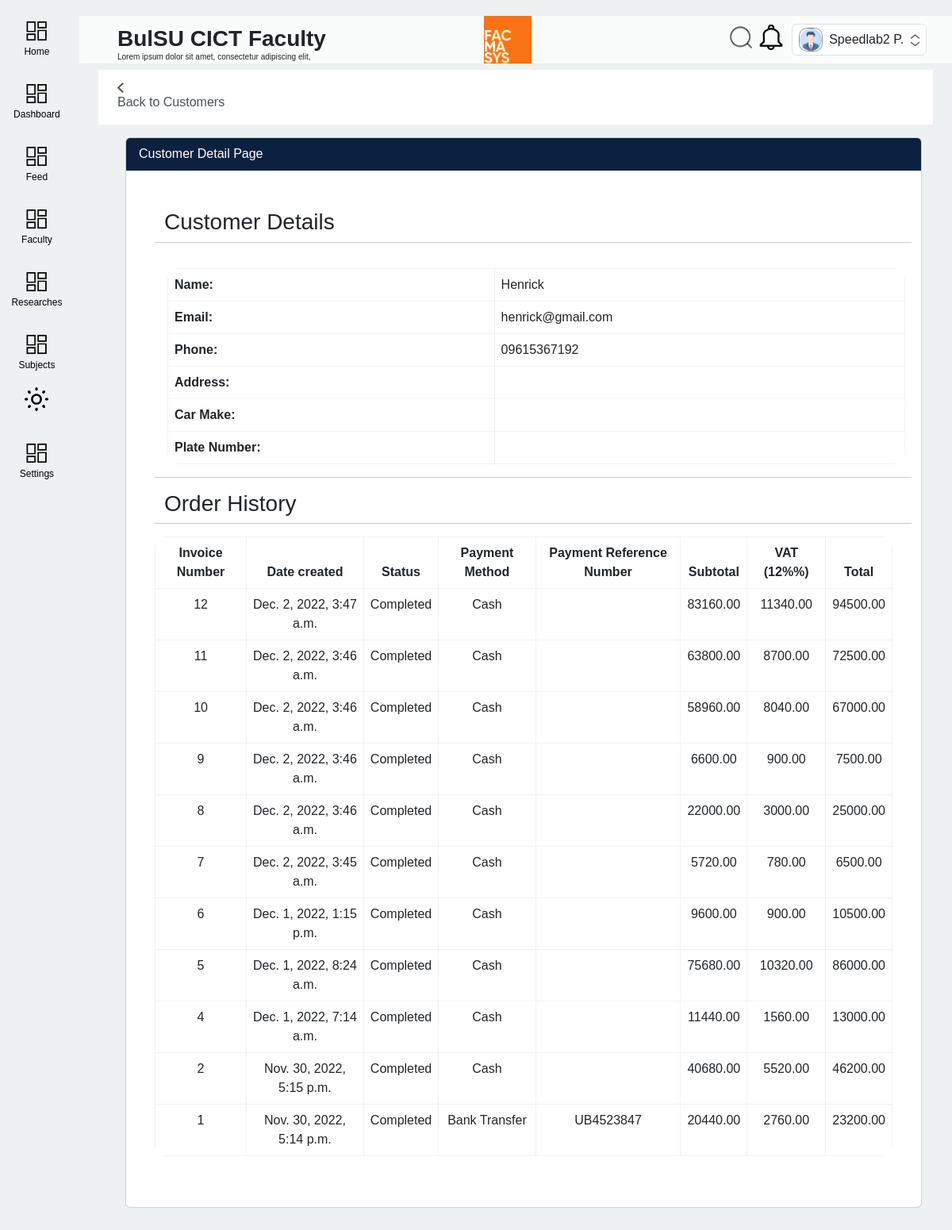
The page /user/customer/detail/1/ (signed in) on the database its author committed.
### user/models.py (models this page shows, shortened)
class Profile(models.Model):
    ROLES = (
        ('faculty', 'Faculty'),
        ('depthead', 'Department Head'),
        ('researchcoor', 'Research Coordinator'),
        ('extensioncoor', 'Extension Coordinator')
    )
    user = models.OneToOneField(User, on_delete=models.CASCADE, null=True)
    image = models.ImageField(default='profile_icon.png', upload_to='Profile_Images')
    age = models.IntegerField(null=True,blank=True)
    user_role = models.CharField(max_length=30, choices=ROLES, default='faculty')
    address =  models.CharField(max_length=200, null=True, blank=True)
    city_of_residence = models.CharField(max_length=100, null=True,blank=True)
    phone = models.CharField(max_length=13, null=True,blank=True)

class Customer(models.Model):
    name = models.CharField(max_length=100, null=True)
    email = models.EmailField(max_length=254, null=True, unique=True)
    contact = models.CharField(max_length=15, null=True)
    address = models.CharField(max_length=255, null=True, blank=True)
    car_make = models.CharField(max_length=100, null=True, blank=True)
    plate_no = models.CharField(max_length=10, null=True, blank=True)

### sales/models.py (models this page shows, shortened)
class Order(models.Model):
    PAYMENT_METHODS = (
    ("Cash", "Cash"),
    ("Bank Transfer", "Bank Transfer"),
    ("Credit/Debit", "Credit/Debit"),
    )
    invoice_number = models.CharField(max_length=20)
    date_created = models.DateTimeField(default=timezone.now)
    staff = models.ForeignKey(User, on_delete=models.CASCADE, null=True)
    customer = models.ForeignKey(Customer, on_delete=models.CASCADE, null=True)
    products = models.ManyToManyField(OrderProduct)
    services = models.ManyToManyField(OrderService)
    subtotal = models.DecimalField(default=0, max_digits=12, decimal_places=2, validators=[MinValueValidator(Decimal('0.01'))], null=True)
    vat = models.DecimalField(default=0, max_digits=12, decimal_places=2, validators=[MinValueValidator(Decimal('0.01'))], null=True)
    total = models.DecimalField(default=0, max_digits=12, decimal_places=2, validators=[MinValueValidator(Decimal('0.01'))], null=True)
    pay_method = models.CharField(max_length=20, choices=PAYMENT_METHODS, default="Cash",blank=False)
    pay_id = models.CharField(max_length=20, blank=True, null=True)
    status = models.CharField(default="Completed",max_length=20, null=True)
    class Meta:
        ordering = ('-date_created',)

### user/views.py (the view)
# urls.py: path('customer/detail/<int:pk>/',views.customer_detail, name='sales-customer-detail'),
def customer_detail(request, pk):
    customer = Customer.objects.get(id=pk)
    context = {
        'label':'Accounts',
        'customer': customer,
        'orders': Order.objects.filter(customer=customer),
        'notifications':Notifications.objects.filter(user=request.user),
    }
    return render(request, 'user/customer_detail.html', context)

### templates/user/customer_detail.html (shortened to what this page needs)
{% extends 'partials/base.html' %}
{% load static %}
{% block content %}
<div style="margin-top: 64px;">
    <nav class="navbar navbar-expand-sm navbar-light bg-white mb-2">
        <div class="mx-3" id="navbarSupportedContent">
        <ul class="navbar-nav mr-auto">
            <li class="nav-item">
            <a class="nav-link" href="{% url 'dashboard-customer' %}"> <img src="{% static 'images/icon_back_btn.png' %}" style="width:13px; height:13px;" alt="Back Button"> Back to Customers </a>
            </li>
        </ul>
        </div>
    </nav>
    <div class="container-fluid" style="margin-left: 10px;">
            <div class="container">
                <div class="row my-3">
                    <div class="col-md-12">
                        <div class="card">
                            <div class="card-header bg-info text-white">
                                Customer Detail Page
                            </div>
                            <div class="card-body p-5">
                                <div class="row">
                                    <span class="h3">Customer Details</span>
                                    <hr>
                                    <table class="table bg-white table-borderless m-3">
                                        <tbody>
                                            <tr>
                                                <th scope="row">Name:</th>
                                                <td>{{ customer.name }}</td>
                                            </tr>
                                            <tr>
                                                <th scope="row">Email:</th>
                                                <td>{{ customer.email }}</td>
                                            </tr>
                                            <tr>
                                                <th scope="row">Phone:</th>
                                                <td>{{ customer.contact }}</td>
                                            </tr>
                                            <tr>
                                                <th scope="row">Address:</th>
                                                <td>{{ customer.address }}</td>
                                            </tr>
                                            <tr>
                                                <th scope="row">Car Make:</th>
                                                <td>{{  customer.car_make  }}</td>
                                            </tr>
                                            <tr>
                                                <th scope="row">Plate Number:</th>
                                                <td>{{  customer.plate_no  }}</td>
                                            </tr>
                                        </tbody>
                                    </table>
                                    <hr>
                                    <span class="h3"> Order History </span>
                                    <hr>
                                    <table class="table bg-white text-center">
                                        <thead>
                                            <tr>
                                                <th scope="col">Invoice Number</th>
                                                <th scope="col">Date created</th>
                                                <th scope="col">Status</th>
                                                <th scope="col">Payment Method</th>
                                                <th scope="col">Payment Reference Number</th>
                                                <th scope="col">Subtotal</th>
                                                <th scope="col">VAT (12%%)</th>
                                                <th scope="col">Total</th>
                                            </tr>
                                        </thead>
                                        <tbody>
                                            {% for order in orders %}
                                            <tr>
                                                <td>{{ order.invoice_number }}</td>
                                                <td>{{ order.date_created }}</td>
                                                <td>{{ order.status }}</td>
                                                <td>{{ order.pay_method }}</td>
                                                <td>{{ order.pay_id }}</td>
                                                <td>{{ order.subtotal }}</td>
                                                <td>{{ order.vat }}</td>
                                                <td>{{ order.total }}</td>
                                            </tr>
                                            {% endfor %}
                                        </tbody>
                                    </table>
                                </div>
                            </div>
                        </div>
                    </div>
                </div>
            </div>
    </div>
</div>
{% endblock %}

### templates/partials/base.html (shortened to what this page needs)
{% load static %}
{% load tailwind_tags %}
<!DOCTYPE html>
<html lang="en" class="{{theme}}">
    {% if not ajax %}
    <head>
        {% tailwind_css %}
        <link rel="stylesheet" href="https://cdn.jsdelivr.net/npm/bootstrap@4.6.2/dist/css/bootstrap.min.css"
>
        <link rel="stylesheet" href="https://use.fontawesome.com/releases/v5.15.2/css/all.css"
>
        <link rel="stylesheet" href="{% static 'scss/style.css' %}" media="screen" />
        <link rel="stylesheet" href="{% static 'css/animations.css' %}" />
        <link rel="stylesheet" href="{% static 'css/overrides.css' %}" />
    </head>
    {% endif %}
    {% if not ajax %}<body id="body-pd" class="transition-all dark:bg-[#2A2A2A]" hx-headers='{"X-CSRFToken": "{{ csrf_token }}"}'>{% endif %}
        <div class="{% if not ajax and user.is_authenticated %}grid grid-cols-[100px_90fr]{% endif %}">
            {% if not ajax %}
                <div>
                    {% include 'partials/sidebar.html' %}
                </div>
            {% endif %}
            <div class="z-[200]">
                {% if not ajax %}
                <div class="relative">
                    <div id="header" class="bg-[rgba(255,255,255,0.7)] dark:bg-[#36363690] transition-all z-[200] px-[4vw] justify-between items-center top-5 flex gap-2 fixed" style="width:93vw">
                        <div class=" dark:text-white dark:white leading-[0] flex translate-y-[10px]">
                            <div>
                                <h3 id="page_title_body" class="transition-all duration-75 font-semibold">BulSU CICT Faculty</h3>
                                <p id="page_title_body_sub" class="transition-all text-[10px] mt-[-1px]">Lorem ipsum dolor sit amet, consectetur adipiscing elit, </p>
                            </div>
                        </div>
                        <a href="{% url 'index' %}" id="center-logo" class="transition-all translate-x-[-2vw] hover:border hover:border-white flex justify-center w-[60px]">
                            <img src="{% static '/images/logo.png' %}" style="width: 60px; height: auto;" alt="Search Icon">
                        </a>
                        <div class="flex justify-end gap-2 items-center">
                            {% if request.user.is_authenticated %}
                            <div class="dropdown">
                                <button class="transition mr-[2px] dark:invert-0 invert" id="top-search-button" type="button" >
                                    <img src="{% static '/images/search.png' %}" style="width: 32px; height: 32px;" alt="Search Icon">
                                </button>
                                <button class="mr-[2px] dark:invert-0 invert" type="button" data-toggle="dropdown" aria-haspopup="true" aria-expanded="false">
                                    <img src="{% static '/images/icon_notification.png' %}" style="width: 32px; height: 32px;" alt="Notif Icon">
                                </button>
                            </div>
                            {% endif %}
                            {% if request.user.is_authenticated %}
                            <div class="transition dropdown">
                                <button class="transition bg-white hover:opacity-[0.5] rounded-md border border-[rgba(200,200,200,0.5)] flex gap-2 p-1 px-2 items-center" type="button" data-toggle="dropdown" aria-haspopup="true" aria-expanded="false">
                                    <div style="background-image: url('{{ user.profile.image.url }}');height:30px; width:30px;background-size:cover;border-radius: 10px;border: 1px solid rgba(85, 85, 85, 0.553)"></div>
                                    <div class="text-md">{{ request.user.first_name }} {{ request.user.last_name.0 }}.</div>
                                    <img src="{% static 'images/arrow.png' %}" class="h-[15px]"/>
                                </button>
                            </div>
                            {% endif %}
                        </div>
                    </div>
                </div>
                {% endif %}
                <div class="p-4 transition-all" id="main-body">
                    {% block content %}
                    {% endblock %}
                </div>
            </div>
        </div>
    {% if not ajax %}</body>{% endif %}
</html>

### rows shown on the page
Customer: name "Henrick", email "henrick@gmail.com", contact "09615367192"
Order: invoice_number "12", date_created "Dec. 2, 2022, 3:47 a.m.", status "Completed", pay_method "Cash", subtotal "83160.00", vat "11340.00", total "94500.00"
Order: invoice_number "11", date_created "Dec. 2, 2022, 3:46 a.m.", status "Completed", pay_method "Cash", subtotal "63800.00", vat "8700.00", total "72500.00"
Order: invoice_number "10", date_created "Dec. 2, 2022, 3:46 a.m.", status "Completed", pay_method "Cash", subtotal "58960.00", vat "8040.00", total "67000.00"
Order: invoice_number "9", date_created "Dec. 2, 2022, 3:46 a.m.", status "Completed", pay_method "Cash", subtotal "6600.00", vat "900.00", total "7500.00"
Order: invoice_number "8", date_created "Dec. 2, 2022, 3:46 a.m.", status "Completed", pay_method "Cash", subtotal "22000.00", vat "3000.00", total "25000.00"
Order: invoice_number "7", date_created "Dec. 2, 2022, 3:45 a.m.", status "Completed", pay_method "Cash", subtotal "5720.00", vat "780.00", total "6500.00"
Order: invoice_number "6", date_created "Dec. 1, 2022, 1:15 p.m.", status "Completed", pay_method "Cash", subtotal "9600.00", vat "900.00", total "10500.00"
Order: invoice_number "5", date_created "Dec. 1, 2022, 8:24 a.m.", status "Completed", pay_method "Cash", subtotal "75680.00", vat "10320.00", total "86000.00"
Order: invoice_number "4", date_created "Dec. 1, 2022, 7:14 a.m.", status "Completed", pay_method "Cash", subtotal "11440.00", vat "1560.00", total "13000.00"
Order: invoice_number "2", date_created "Nov. 30, 2022, 5:15 p.m.", status "Completed", pay_method "Cash", subtotal "40680.00", vat "5520.00", total "46200.00"
Order: invoice_number "1", date_created "Nov. 30, 2022, 5:14 p.m.", status "Completed", pay_method "Bank Transfer", pay_id "UB4523847", subtotal "20440.00", vat "2760.00", total "23200.00"

### other values the page prints
{{ request.user.first_name }} "Speedlab2"
{{ request.user.last_name.0 }} "P"
